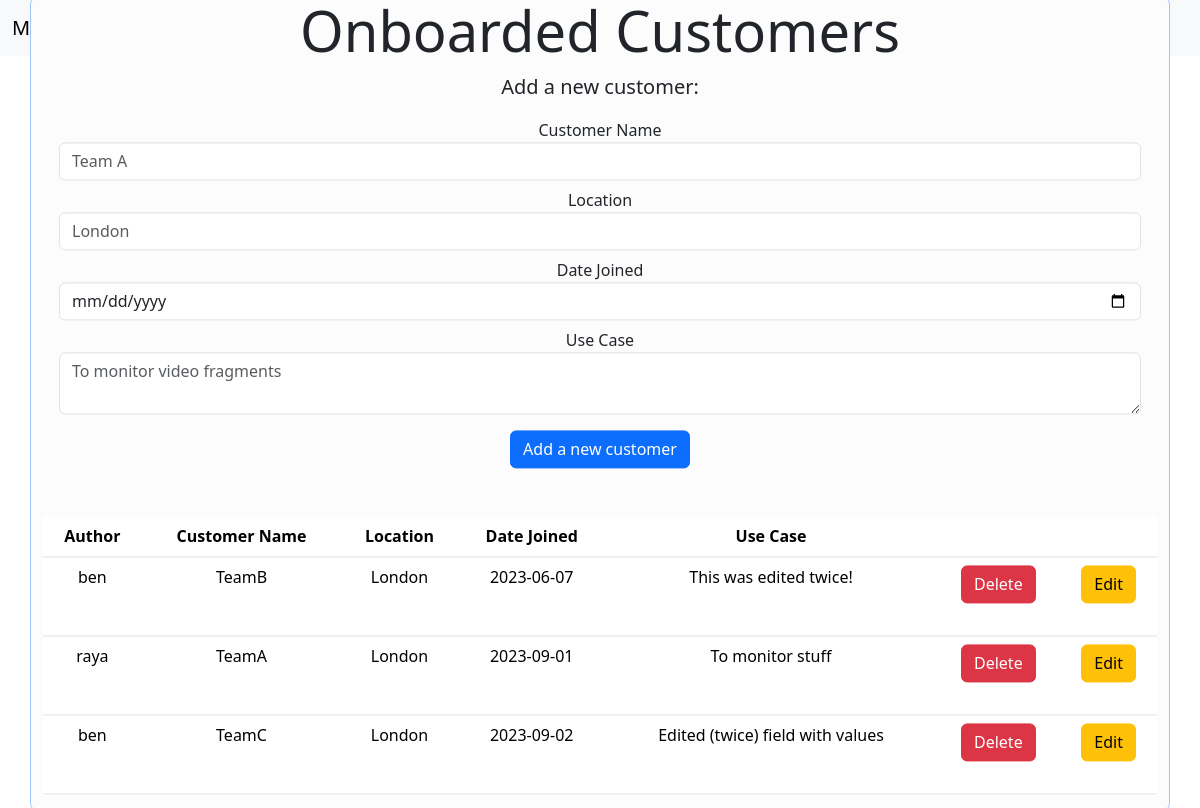
The app's page /customers_database (signed in), older data.
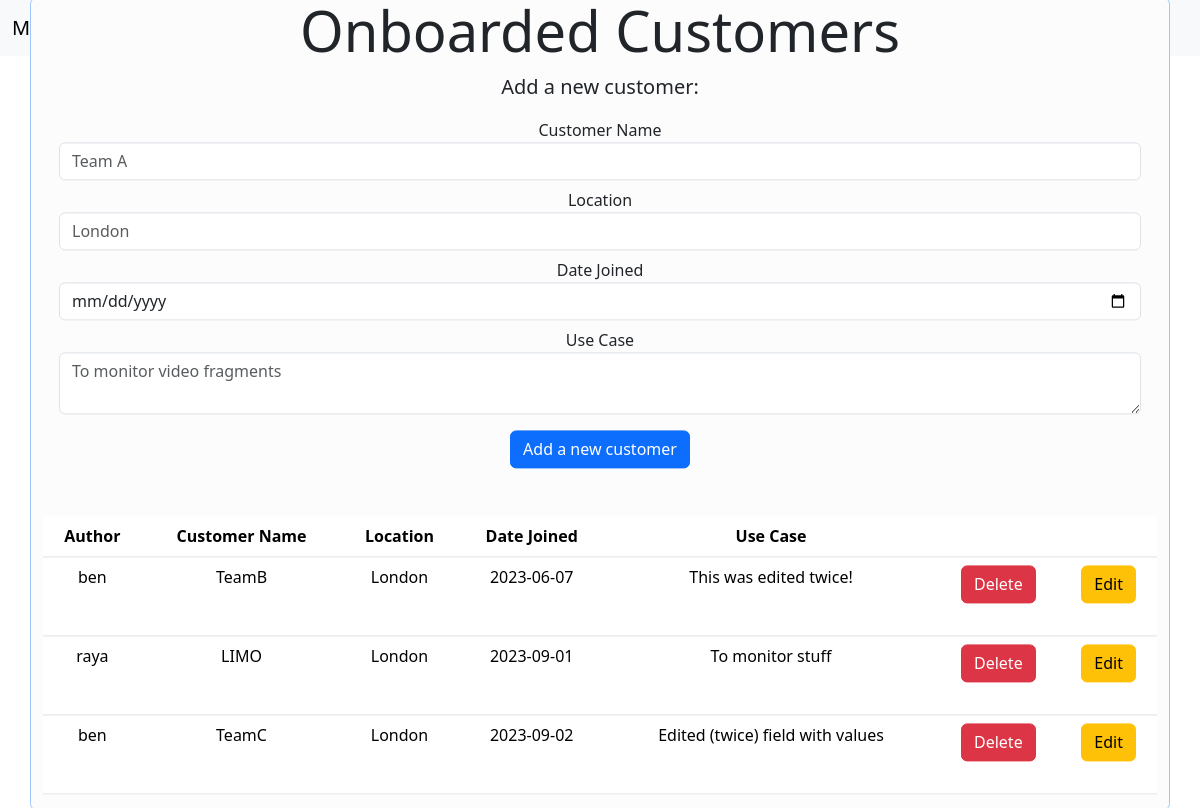
The same page, newer data.
### tables this page shows
CREATE TABLE customers (name VARCHAR PRIMARY KEY UNIQUE NOT NULL, author VARCHAR NOT NULL, dateJoined TEXT NOT NULL, useCase TEXT NOT NULL, location TEXT NOT NULL);

### main.py (the view)
@app.route("/customers_database")
@login_required
def customers_database():
    form = create_customer_form()
    connection = sqlite3.connect("database.db")
    connection.row_factory = sqlite3.Row
    current = connection.cursor()
    currentUser = current_user.username
    isAdmin = current_user.isAdmin
    current.execute("select * from customers")
    rows = current.fetchall();
    return render_template("customers_database.html", rows = rows, form=form, currentUser = currentUser, isAdmin = isAdmin)

### forms.py (shortened to what this page needs)
    class customer_form(FlaskForm):
        name = StringField('Customer Name', default = nameValue, validators=[InputRequired(), Length(min=3, max=20)], render_kw={"placeholder": "Team A", "class":"form-control"})
        location = StringField('Location', default = locationValue, validators=[InputRequired(), Length(min=2, max=20)], render_kw={"placeholder": "London", "class":"form-control"})
        dateJoined = DateField('Date Joined', default = dateJoinedValue, validators=[InputRequired()], render_kw={"class":"form-control"})
        useCase = TextAreaField('Use Case', default = useCaseValue, validators=[InputRequired(), Length(max=300)], render_kw={"placeholder": "To monitor video fragments", "class":"form-control"})

### forms.py (called while the page is built, shortened)
def create_customer_form(
    nameValue: str = '',
    dateJoinedValue: str = '',
    locationValue: str = '',
    useCaseValue: str = ''
):
    class customer_form(FlaskForm):
        name = StringField('Customer Name', default = nameValue, validators=[InputRequired(), Length(min=3, max=20)], render_kw={"placeholder": "Team A", "class":"form-control"})
        location = StringField('Location', default = locationValue, validators=[InputRequired(), Length(min=2, max=20)], render_kw={"placeholder": "London", "class":"form-control"})
        dateJoined = DateField('Date Joined', default = dateJoinedValue, validators=[InputRequired()], render_kw={"class":"form-control"})
        useCase = TextAreaField('Use Case', default = useCaseValue, validators=[InputRequired(), Length(max=300)], render_kw={"placeholder": "To monitor video fragments", "class":"form-control"})
    return customer_form()

### main.py (called while the page is built)
@login_manager.user_loader
def load_user(id):
    try:
        connection = sqlite3.connect("database.db")
        cursor = connection.cursor()
        cursor.execute("SELECT * FROM users WHERE id = (?)",[id])
        result = cursor.fetchone()
        if result is None:
            return None
        else:
            return User(result[0], result[1], result[2], result[3], result[4])
    except Exception as e:
        return e

### templates/customers_database.html (shortened to what this page needs)
<!DOCTYPE html>
<html lang="en" dir="ltr">
  <head>
    <link href="https://cdn.jsdelivr.net/npm/bootstrap@5.3.1/dist/css/bootstrap.min.css" rel="stylesheet">
  </head>
  <body>
    <nav class="navbar navbar-expand-lg navbar-light bg-light">
      <div class="container-fluid">
        <a class="navbar-brand" href="{{ url_for('home') }}">MyAgileProject</a>
    </div>
    </nav>
    <div class="jumbotron">
        <div class="container-md bg-light-subtle border border-primary-subtle rounded-3 text-center position-absolute top-50 start-50 translate-middle">
            <h1 class="display-4">Onboarded Customers</h1>
            <p class="lead">Add a new customer:</p>
            <form class="form" action = "{{ url_for('add_customer') }}" method = "POST">
                <div class="form-group mx-sm-3 mb-2">
                    {{ form.name.label() }}
                    {% if form.name.errors %}
                        {{ form.name() }}
                        <div class="invalid-feedback">
                        {% for error in form.name.errors %}
                        <span>* {{ error }}</span>
                        {% endfor %}
                        </div>
                    {%else%}
                        {{ form.name() }}
                    {% endif %}
                </div>
                <div class="form-group mx-sm-3 mb-2">
                    {{ form.location.label() }}
                    {% if form.location.errors %}
                        {{ form.location() }}
                        <div class="invalid-feedback">
                        {% for error in form.location.errors %}
                        <span>* {{ error }}</span>
                        {% endfor %}
                        </div>
                    {%else%}
                        {{ form.location() }}
                    {% endif %}
                </div>
                <div class="form-group mx-sm-3 mb-2">
                    {{ form.dateJoined.label() }}
                    {% if form.dateJoined.errors %}
                        {{ form.dateJoined() }}
                        <div class="invalid-feedback">
                        {% for error in form.dateJoined.errors %}
                        <span>* {{ error }}</span>
                        {% endfor %}
                        </div>
                    {%else%}
                        {{ form.dateJoined() }}
                    {% endif %}
                </div>
                <div class="form-group mx-sm-3 mb-3">
                    {{ form.useCase.label() }}
                    {% if form.useCase.errors %}
                        {{ form.useCase() }}
                        <div class="invalid-feedback">
                        {% for error in form.useCase.errors %}
                        <span>* {{ error }}</span>
                        {% endfor %}
                        </div>
                    {%else%}
                        {{ form.useCase() }}
                    {% endif %}
                </div>
                <button type="submit" class="btn btn-primary mb-4">Add a new customer</button>
            </form>
            <br>
            <table class="table">
                <thead>
                    <tr>
                        <th scope="col">Author</th>
                        <th scope="col">Customer Name</th>
                        <th scope="col">Location</th>
                        <th scope="col">Date Joined</th>
                        <th scope="col">Use Case</th>
                        <th scope="col"></th>
                        <th scope="col"></th>
                    </tr>
                </thead>
                <tbody>
                    {% for row in rows %}
                        <tr>
                            <td>
                                {{row["author"]}}
                            </td>
                            <td>
                                {{row["name"]}}
                            </td>
                            <td>
                                {{row["location"]}}
                            </td>
                            <td>
                                {{row["dateJoined"]}}
                            </td>
                            <td>
                                {{row["useCase"]}}
                            </td>
                            {% if row["author"] == currentUser or isAdmin == "True"%}
                            <td>
                                <form action="{{ url_for('delete_customer', customer_name = row['name']) }}" method= "POST">
                                    <button type="submit" class="btn btn-danger mb-4">Delete</button>
                                </form>
                            </td>
                            <td>
                                <a class="btn btn-warning my-2 my-sm-0" href="{{ url_for('update_customer', name = row['name'], dateJoined = row['dateJoined'], location = row['location'], useCase = row['useCase']) }}">Edit</a>
                            </td>
                            {% endif %}
                        </tr>
                    {%endfor%}
                </tbody>
            </table>
        </div>
    </div>
  </body>
</html>

Row changes from the older to the newer data that the page shows:
removed customers: author "raya", name "TeamA", location "London", dateJoined "2023-09-01", useCase "To monitor stuff"
added customers: author "raya", name "LIMO", location "London", dateJoined "2023-09-01", useCase "To monitor stuff"
